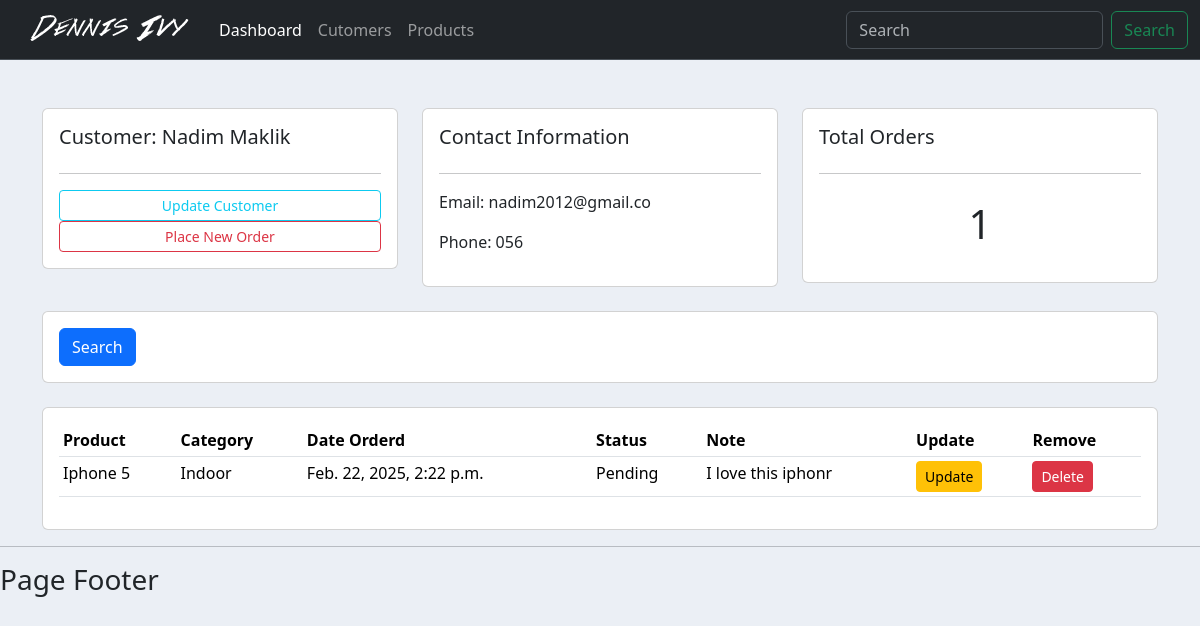
The app's page /customer/1/, older data.
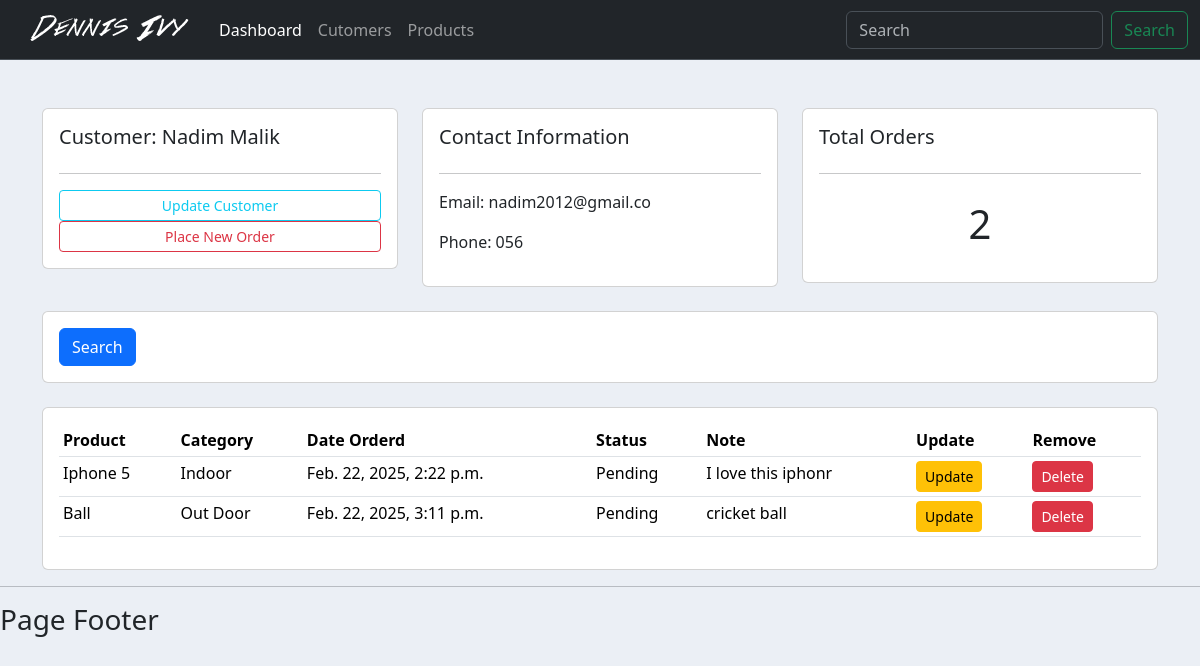
The same page, newer data.
### accounts/models.py (models this page shows, shortened)
class Customer(models.Model):
	name = models.CharField(max_length=200, null=True)
	phone = models.CharField(max_length=18, null=True)
	email = models.EmailField(max_length=50, null=True)
	date_created = models.DateField(auto_now_add=True, null=True)

class Order(models.Model):
	STATUS = (
			('Pending', 'Pending'),
			('Out for delivery', 'Out for delivery'),
			('Delivered', 'Delivered'),
			)
	customer = models.ForeignKey(Customer, on_delete= models.SET_NULL, null=True)
	product = models.ForeignKey(Product, on_delete= models.SET_NULL, null=True)
	date_created = models.DateTimeField(auto_now_add=True, null=True, blank=True)
	status = models.CharField(max_length=200, null=True, choices=STATUS)
	note = models.CharField(max_length=200, null=True, blank=True)

class Product(models.Model):
	CATEGORY = (
			('Indoor', 'Indoor'),
			('Out Door', 'Out Door'),
			)
	name = models.CharField(max_length=200, null=True) # null=True with this we get error
	price = models.FloatField(null=True)
	category = models.CharField(max_length=200, null=True, choices=CATEGORY)
	description = models.TextField(max_length=500, blank=True)
	date_created = models.DateTimeField(auto_now_add=True, null=True, blank=True)
	tags = models.ManyToManyField(Tag)
	def __str__(self):
		return self.name

### accounts/views.py (the view)
# urls.py: path('customer/<str:pk>/',views.customer, name='customer'),
def customer(request, pk):
    customer = Customer.objects.get(id=pk)
    orders = customer.order_set.all()
    order_count = orders.count()
    context = {'customer': customer, 'orders': orders, 'order_count': order_count}
    return render(request, 'accounts/customer.html',context)

### templates/accounts/customer.html (shortened to what this page needs)
{% extends "base.html" %}
{% block content %}
<div class='container mt-5'>
    <div class="row">
        <div class="col-md">
            <div class="card card-body">
                <h5>Customer: {{customer.name}}</h5>
                <hr>
                <a class="btn btn-outline-info  btn-sm btn-block" href="">Update Customer</a>
                <a class="btn btn-outline-danger  btn-sm btn-block" href="{% url 'create_order' customer.id %}">Place New Order</a>
            </div>
        </div>
        <div class="col-md">
            <div class="card card-body">
                <h5>Contact Information</h5>
                <hr>
                <p>Email:  {{customer.email}}</p>
                <p>Phone:  {{customer.phone}}</p>
            </div>
        </div>
        <div class="col-md">
            <div class="card card-body">
                <h5>Total Orders</h5>
                <hr>
                <h1 style="text-align: center;padding: 10px">{{order_count}}</h1>
            </div>
        </div>
    </div>
    <br>
    <div class="row">
        <div class="col">
            <div class="card card-body">
                <form method="get">
                    <button class="btn btn-primary" type="submit">Search</button>
                  </form>
            </div>
        </div>
    </div>
    <br>
    <div class="row">
        <div class="col-md">
            <div class="card card-body">
                <table class="table table-sm">
                    <tr>
                        <th>Product</th>
                        <th>Category</th>
                        <th>Date Orderd</th>
                        <th>Status</th>
                        <th>Note</th>
                        <th>Update</th>
                        <th>Remove</th>
                    </tr>
                    {% for order in orders %}
					<tr>
						<td>{{order.product}}</td>
						<td>{{order.product.category}}</td>
						<td>{{order.date_created}}</td>
						<td>{{order.status}}</td>
						<td>{{order.note}}</td>
						<td><a class="btn btn-sm btn-warning" href="{%url 'update_order' order.id%}">Update</a></td>
						<td><a class="btn btn-sm btn-danger" href="{%url 'delete_order' order.id%}">Delete</a></td>
					</tr>
				{% endfor %}
                </table>
            </div>
        </div>
    </div>
</div>
{% endblock %}

Row changes from the older to the newer data that the page shows:
changed Customer "nadim2012@gmail.co": name "Nadim Maklik" → "Nadim Malik"
added Order: product "Ball", product.category "Out Door", date_created "Feb. 22, 2025, 3:11 p.m.", status "Pending", note "cricket ball"
Text that changed along with them:
{{ order_count }}: "1" → "2"
